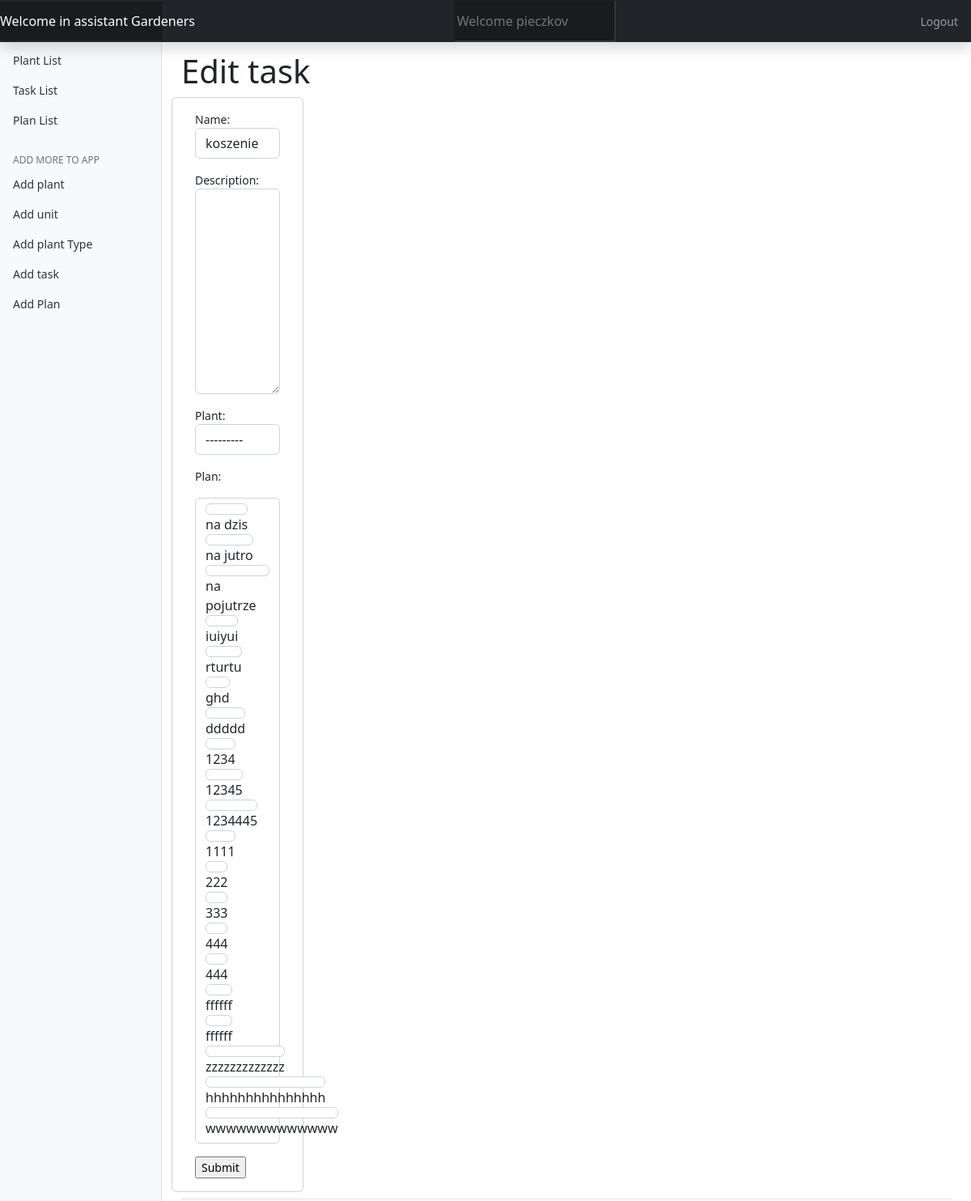
/task_view/update/1/ (signed in), run on an earlier commit of the app's database.
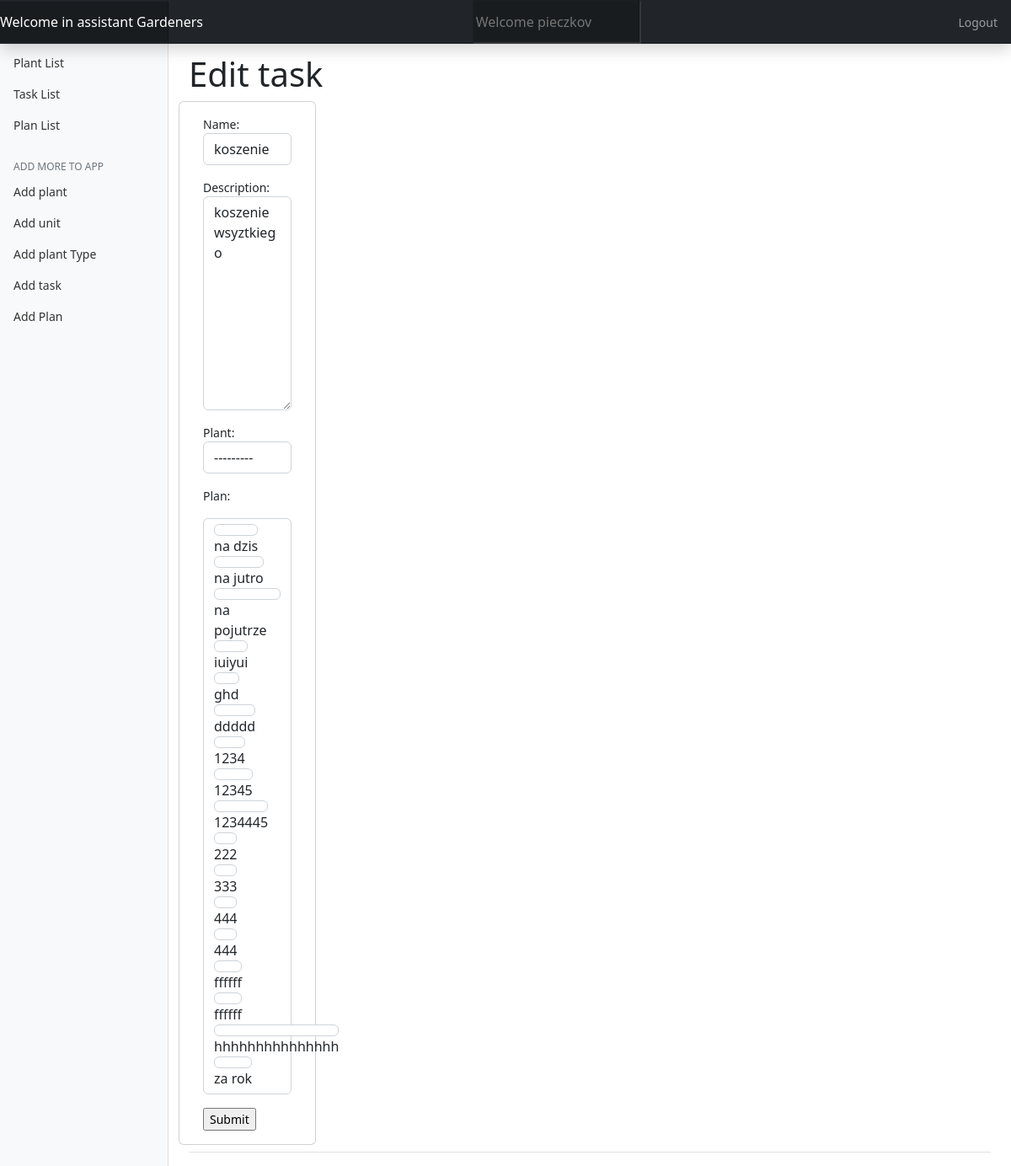
And on a later commit of the database.
### garden_app/models.py (models this page shows, shortened)
class Task(models.Model):
    name = models.CharField(max_length=60)
    description = models.TextField(blank=True, null=True)
    plant = models.ForeignKey(Plant, default=None, null=True, blank=True, on_delete=models.CASCADE)
    plan = models.ManyToManyField(PlanOfWork, blank=True)

class Plant(models.Model):
    name = models.CharField(max_length=60)
    species = models.CharField(null=True, blank=True, max_length=60)
    description = models.TextField(blank=True, null=True)
    amount = models.IntegerField(default=1)
    unit = models.ForeignKey(Unit, on_delete=models.CASCADE)
    type = models.ForeignKey(PlantType, on_delete=models.CASCADE)
    def __str__(self):
        return f"{self.name} {self.type.name}"

class PlantType(models.Model):
    name = models.CharField(max_length=60)

class PlanOfWork(models.Model):
    name = models.CharField(max_length=60)
    description = models.TextField(blank=True, null=True)
    created = models.DateField(auto_now=True)
    date = models.DateField(default=date.today)
    def __str__(self):
        return f"{self.name}"

### garden_app/views.py (the view)
# urls.py: path("task_view/update/<int:pk>/", views.EditTaskView.as_view(), name="edit_task"),
class EditTaskView(LoginRequiredMixin, UpdateView):
    model = Task
    form_class = AddTaskForm
    template_name = "forms/task_update_form.html"
    success_url = reverse_lazy("task_list")

### garden_app/forms.py
class AddTaskForm(forms.ModelForm):
    class Meta:
        model = Task
        fields = ["name", "description", "plant", "plan"]
        widgets = {
            "name": forms.TextInput(attrs={"class": "form-control"}),
            "description": forms.Textarea(attrs={"class": "form-control"}),
            "plan": forms.CheckboxSelectMultiple(attrs={"class": "form-control"}),
            "plant": forms.Select(attrs={"class": "form-control"}),
        }

### templates/forms/task_update_form.html (shortened to what this page needs)
{% extends "base.html" %}
{% load static %}
{% block content %}
    <main role="main" class="col-md-9 ml-sm-auto col-lg-10 px-4">
    <div class="d-flex justify-content-between flex-wrap flex-md-nowrap align-items-center pt-3 pb-2 mb-3 border-bottom">
        <div class="row">
            <h1>Edit task</h1>
            <div class="card w-25">
                <div class="card-body">
                    <form method="post" class="form ">
                        {{ form.as_p }}
                        <input type="submit">
                    </form>
                </div>
            </div>
        </div>
    </div>
    </main>
{% endblock %}

What changed in the data, as far as the page shows it:
changed Task "koszenie": description (not shown) → "koszenie wsyztkiego"
Also different on the page:
form field plan: "☐ ☐ ☑ ☐ ☐ ☐ ☐ ☐ ☐ ☐ ☐ ☐ ☐ ☐ ☑ ☑ ☑ ☐ ☑ ☐" → "☑ ☐ ☐ ☐ ☐ ☐ ☐ ☐ ☐ ☐ ☐ ☐ ☐ ☐ ☐ ☐ ☑"
text no longer shown: "Name: Description: Plant: Plan: na dzis na jutro na pojutrze iuiyui rturtu ghd ddddd 1234 12345 1234445 1111 222 333 444 444 ffffff ffffff zzzzzzzzzzzzz hhhhhhhhhhhhhhh wwwwwwwwwwwww"
text now shown: "Name: Description: Plant: Plan: na dzis na jutro na pojutrze iuiyui ghd ddddd 1234 12345 1234445 222 333 444 444 ffffff ffffff hhhhhhhhhhhhhhh za rok"
